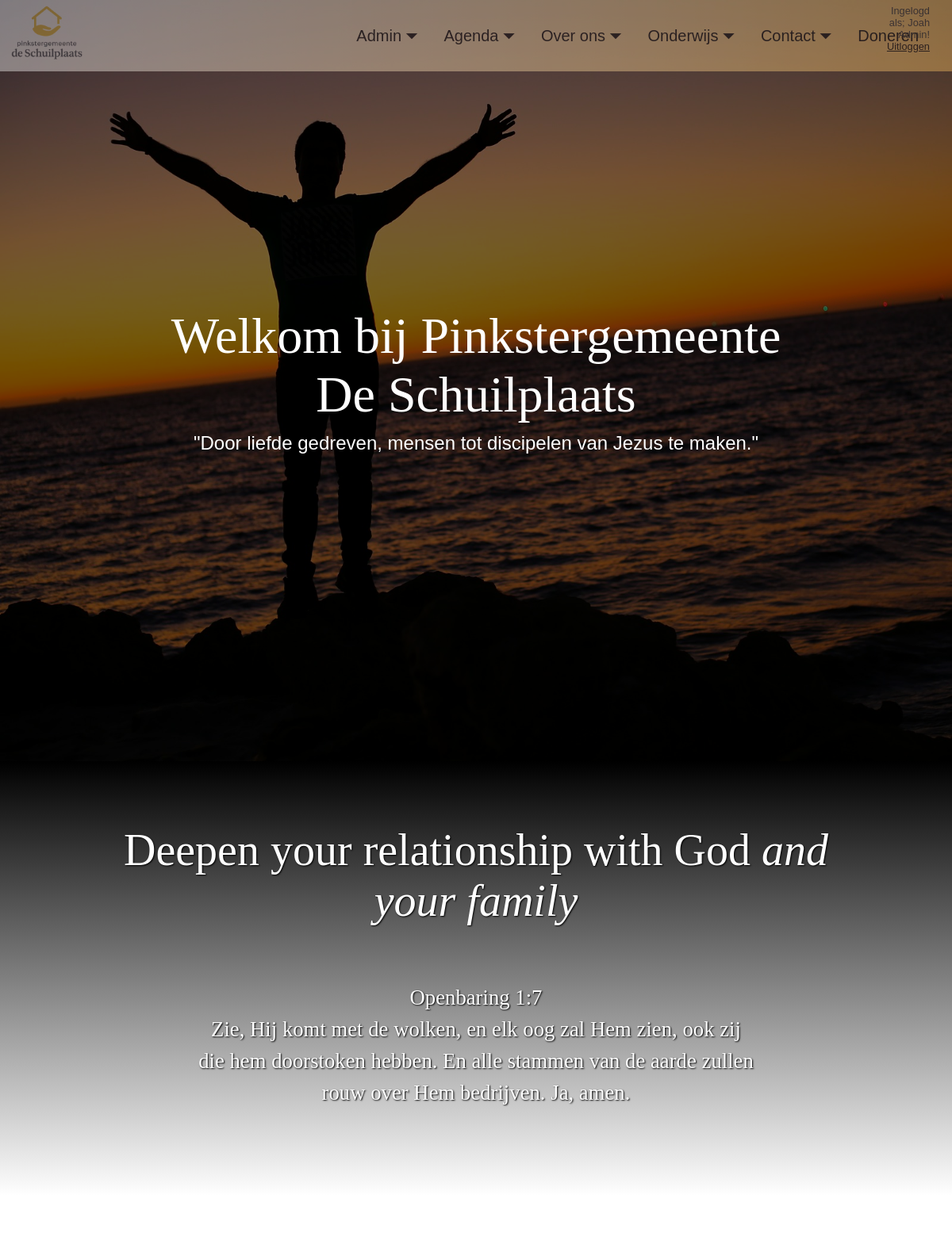
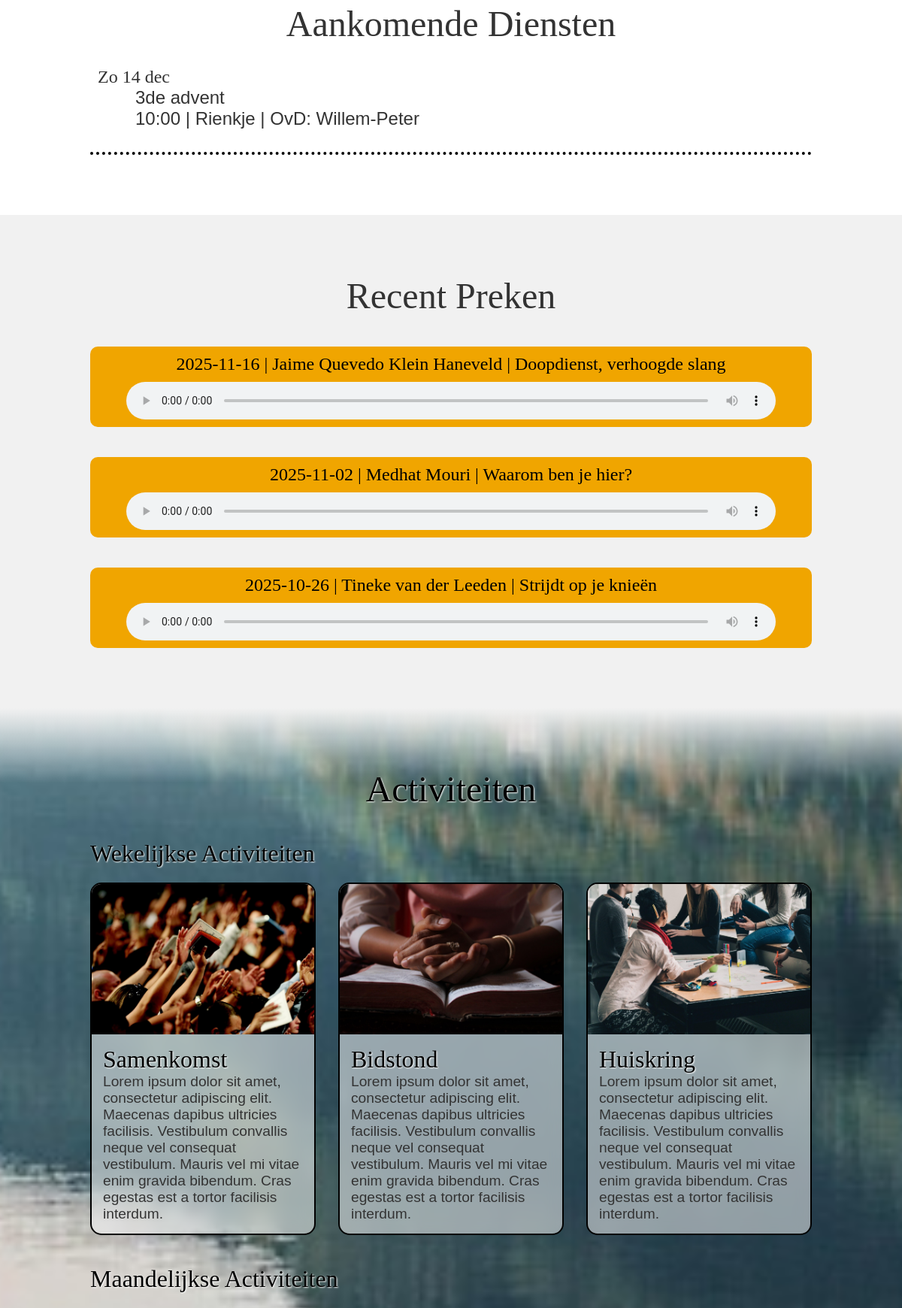
Screenshot of /index.php (signed in, upper part) with the database file from the repository (2 pictures, top to bottom).
### tables this page shows
CREATE TABLE `users` (
  `id` bigint(20) NOT NULL,
  `user_id` bigint(20) NOT NULL,
  `user_name` varchar(100) NOT NULL,
  `password` varchar(100) NOT NULL,
  `date` timestamp NOT NULL DEFAULT current_timestamp() ON UPDATE current_timestamp()
);

CREATE TABLE `services` (
  `id` int(11) NOT NULL,
  `date` date NOT NULL,
  `special_occasion` varchar(255) NOT NULL,
  `time` time NOT NULL,
  `speaker` varchar(255) NOT NULL,
  `elder` varchar(255) NOT NULL
);

CREATE TABLE `sermons` (
  `id` int(11) NOT NULL,
  `date` date NOT NULL,
  `name` varchar(50) NOT NULL,
  `title` varchar(50) NOT NULL,
  `file` varchar(512) NOT NULL
);

### functions.php (called while the page is built, shortened)
<?php
  function formatDutchDate(?string $date): string {
    $dt = DateTime::createFromFormat('Y-m-d', $date) ?: new DateTime($date);
    $weekdays = ['Zo','Ma','Di','Wo','Do','Vr','Za'];
    $months = [1=>'jan','feb','mrt','apr','mei','jun','jul','aug','sep','okt','nov','dec'];
    $weekday = $weekdays[(int)$dt->format('w')];
    $day = $dt->format('j');
    $month = $months[(int)$dt->format('n')];
    return $weekday . ' ' . $day . ' ' . $month;
  }
  function check_login($db, $redirect) {
    if(isset($_SESSION['user_id'])) {
      $id = $_SESSION['user_id'];
      $query = $db->prepare("SELECT * FROM users WHERE user_id = ? LIMIT 1");
      $query->execute([$id]);
      $result = $query->fetch(PDO::FETCH_ASSOC);
      if($result) {
        return $result;
      }
    }
  }
?>

### index.php (the view, shortened to what this page needs)
<?php
include 'dbconnect.php';
include 'functions.php';
$user_data = check_login($db, false);
include 'menu.php';
?>
<!DOCTYPE html>
<html lang="nl">
<head>
  <link rel="stylesheet" href='css/styles.css'>
</head>
<body>
  <header class="hero">
    <div class="overlay">
      <h1>Welkom bij Pinkstergemeente<br>De Schuilplaats</h1>
      <p>"Door liefde gedreven, mensen tot discipelen van Jezus te maken."</p>
    </div>
  </header>
  <main>
    <section id="intro">
      <h2>Deepen your relationship with God <i>and your family</i></h2>
      <div id="text-background">
        <p>Openbaring 1:7 <br> Zie, Hij komt met de wolken, en elk oog zal Hem zien, ook zij die hem doorstoken hebben. En alle stammen van de aarde zullen rouw over Hem bedrijven. Ja, amen.</p>
      </div>
    </section>
    <section id="services">
      <h3>Aankomende Diensten</h3>
      <div>
        <?php
        try {
          $query_show_services = "SELECT date, special_occasion, time, speaker, elder FROM services WHERE DATE(date) >= '" . date("Y-m-d") . "' ORDER BY date ASC LIMIT 4";
          $result = $db->query($query_show_services)->fetchAll(PDO::FETCH_ASSOC);
          foreach ($result as $row) {
            echo '<div class="service">';
            echo '<h4>' . htmlspecialchars(formatDutchDate($row['date'])) . '</h4>';
            echo '<p id="special-occasion">' . htmlspecialchars($row['special_occasion']) . '</p><br class="break">';
            echo '<p>' . htmlspecialchars(date("H:i", strtotime($row['time']))) . '<br class="break"><span class="vertical-dash"> | </span>' . htmlspecialchars($row['speaker']) . '<br class="break"><span class="vertical-dash"> | </span>OvD: ' . htmlspecialchars($row['elder']) . '</p></div>';
            echo '</div>';
          }
        } catch (PDOException $e) {
          echo "Fout bij ophalen diensten: " . $e->getMessage();
        }
        ?>
    </section>
    <section id="sermons">
      <h3>Recent Preken</h3>
      <div>
        <?php
        try {
          $query_show_sermons = "SELECT date, name, title, file FROM sermons ORDER BY date DESC LIMIT 3";
          $result =  $db->query($query_show_sermons)->fetchAll(PDO::FETCH_ASSOC);
          foreach ($result as $row) {
            echo '<div class="sermon">';
            echo '<p>' . htmlspecialchars($row['date']) . '<br class="break"><span class="vertical-dash"> | </span>' . htmlspecialchars($row['name']) . '<br class="break"><span class="vertical-dash"> | </span>' . htmlspecialchars($row['title']) . '</p>';
            echo '<audio controls="" preload="metadata" name="media"><source src="' . htmlspecialchars($row['file']) . '" type="audio/mpeg"></audio>';
            echo '</div>';
          }
        } catch (PDOException $e) {
          echo "Fout bij ophalen preken: " . $e->getMessage();
        }
        ?>
      </div>
    </section>
    <section id="activities">
      <h3>Activiteiten</h3>
      <div class="kind-of-activities">
        <h4>Wekelijkse Activiteiten</h4>
        <div class="activities-container">
          <a href="services.php">
            <div class="activity">
              <div class="image-container">
                <img src="images/diensten.jpg" alt="Eredienst">
              </div>
              <div class="text-container">
                <h4>Samenkomst</h4>
                <p>Lorem ipsum dolor sit amet, consectetur adipiscing elit. Maecenas dapibus ultricies facilisis. Vestibulum convallis neque vel consequat vestibulum. Mauris vel mi vitae enim gravida bibendum. Cras egestas est a tortor facilisis interdum. </p>
              </div>
            </div>
          </a>
          <a href="bidstond.php">
            <div class="activity">
              <div class="image-container">
                <img src="images/prayer.jpg" alt="Bidstond">
              </div>
              <div class="text-container">
                <h4>Bidstond</h4>
                <p>Lorem ipsum dolor sit amet, consectetur adipiscing elit. Maecenas dapibus ultricies facilisis. Vestibulum convallis neque vel consequat vestibulum. Mauris vel mi vitae enim gravida bibendum. Cras egestas est a tortor facilisis interdum. </p>
              </div>
            </div>
          </a>
          <a href="huiskring.php">
            <div class="activity">
              <div class="image-container">
                <img src="images/huiskring.jpg" alt="Huiskring">
              </div>
              <div class="text-container">
                <h4>Huiskring</h4>
                <p>Lorem ipsum dolor sit amet, consectetur adipiscing elit. Maecenas dapibus ultricies facilisis. Vestibulum convallis neque vel consequat vestibulum. Mauris vel mi vitae enim gravida bibendum. Cras egestas est a tortor facilisis interdum. </p>
              </div>
            </div>
          </a>
        </div>
      </div>
      <div class="kind-of-activities">
        <h4>Maandelijkse Activiteiten</h4>
      </div>
    </section>
  </main>
</body>
</html>

### menu.php (shortened to what this page needs)
<!DOCTYPE html>
<html>
<link rel='stylesheet' href='css/menu.css'>
<header>
  <nav id='menu'>
    <ul class='logo'>
      <li>
        <a href='index.php' class='logo'>
          <img src="images/new-logo.png" alt="De Schuilplaats logo" class="logo" />
        </a>
      </li>
    </ul>
    <ul class='nav-links'>
      <?php if (isset($user_data['user_name'])): ?>
        <li><a class='dropdown-arrow' href=''>Admin</a>
        </li>
      <?php endif; ?>
      <li><a class='dropdown-arrow' href='agenda.php'>Agenda</a>
      </li>
      <li><a class='dropdown-arrow' href='about_us.php'>Over ons</a>
      </li>
      <li><a class='dropdown-arrow' href='education.php'>Onderwijs</a>
      </li>
      <li><a class='dropdown-arrow' href='contact.php'>Contact</a>
      </li>
      <li><a href='donate.php'>Doneren</a></li>
    </ul>
    <div id="right">
      <?php if (isset($user_data['user_name'])): ?>
        <p id="user-greeting"> Ingelogd als; <?php echo $user_data['user_name']; ?>! <a href="logout.php">Uitloggen</a></p>
      <?php else: ?>
        <p id="user-greeting"><a href="login.php" class="login-button">Inloggen</a></p>
      <?php endif; ?>
    </div>
  </nav>
</header>
</html>

### css/menu.css (style rules this page uses)
#menu { background: linear-gradient(to right, #ffffff, #ffc461); transition: opacity 0.3s ease; opacity: 0.4; height: 90px; display: flex; z-index: 9999; position: fixed; top: 0; left: 0; right: 0; width: 100vw; padding-right: 18px; }
#menu ul, #menu li { margin: 0 auto; padding: 0; list-style: none }
#menu ul.logo { text-align: left; max-width: fit-content; }
.logo { height: 90px; }
#menu ul { width: 100%; text-align: right; margin-right: auto; }
#menu li { display: inline-block; position: relative; }
#menu a { display: block; line-height: 90px; padding: 0 14px; text-decoration: none; color: #000000; font-size: 1.25rem; }
#menu a.dropdown-arrow:after { content: "\23F7"; margin-left: 5px; }
div#right { display: flex; flex-direction: column; justify-content: space-between; position: relative; padding: 5px; }
p#user-greeting { position: absolute; top: 6px; right: 10px; margin: 0; font-size: 0.8rem; text-align: right; color: inherit; }
p#user-greeting a { text-decoration: underline; font-size: 0.8rem; line-height: normal; display: inline; padding: 0px; }

### rows the page displays
users: user_name "Joah Admin"
services: date "Zo 14 dec", special_occasion "3de advent", time "10:00", speaker "Rienkje", elder "Willem-Peter"
sermons: date "2025-11-16", name "Jaime Quevedo Klein Haneveld", title "Doopdienst, verhoogde slang"
sermons: date "2025-11-02", name "Medhat Mouri", title "Waarom ben je hier?"
sermons: date "2025-10-26", name "Tineke van der Leeden", title "Strijdt op je knieën"
